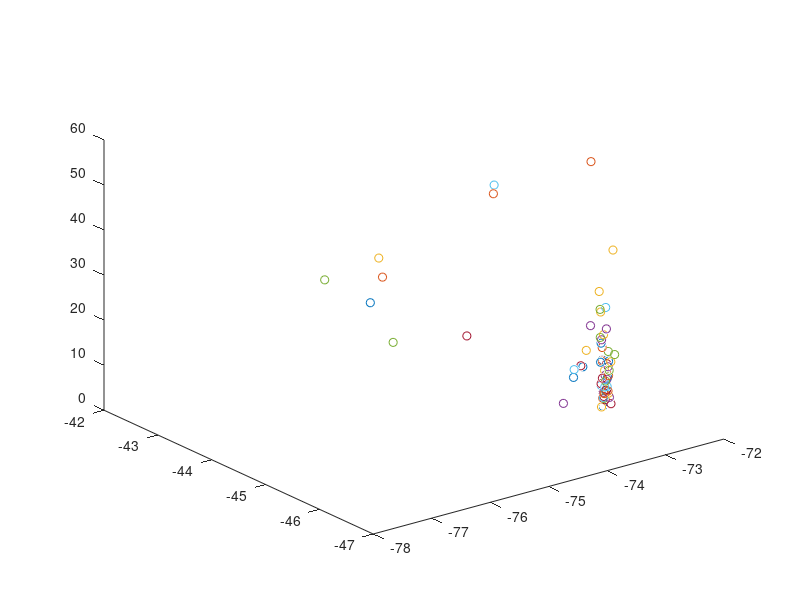

Write MATLAB code to recreate this figure.





plot3(-73.112,-45.916,15.0,"o",-73.078,-45.918,6.9,"o",-73.043,-45.921,7.8,"o",-73.056,-45.912,8.1,"o",-73.043,-46.0,13.4,"o",-73.0,-45.916,9.2,"o",-73.057,-45.916,7.2,"o",-73.021,-45.911,8.4,"o",-73.019,-45.921,8.5,"o",-73.106,-45.926,5.1,"o",-73.02,-45.934,11.0,"o",-73.017,-45.917,8.1,"o",-73.091,-45.969,9.7,"o",-73.097,-45.933,11.5,"o",-73.016,-45.942,11.5,"o",-73.051,-45.987,8.8,"o",-73.0,-45.935,7.8,"o",-73.0,-45.934,13.7,"o",-73.068,-45.958,10.9,"o",-73.085,-45.937,7.2,"o",-73.022,-45.93,8.7,"o",-73.079,-45.918,5.1,"o",-73.091,-45.958,8.2,"o",-73.022,-45.891,12.7,"o",-73.014,-45.892,11.6,"o",-73.069,-45.931,6.9,"o",-73.005,-45.88,8.3,"o",-73.026,-45.907,6.3,"o",-73.0,-45.291,7.8,"o",-73.058,-45.919,8.0,"o",-73.075,-45.876,25.8,"o",-73.072,-45.89,19.7,"o",-73.104,-45.906,15.0,"o",-73.104,-45.906,15.0,"o",-72.983,-45.889,14.1,"o",-73.082,-45.892,19.0,"o",-73.071,-45.899,15.0,"o",-72.992,-45.975,15.0,"o",-73.039,-45.944,22.3,"o",-73.094,-45.886,26.5,"o",-73.062,-45.89,15.0,"o",-73.084,-45.894,10.0,"o",-73.003,-45.945,15.0,"o",-73.048,-45.903,8.0,"o",-73.095,-45.871,30.4,"o",-73.039,-46.0,7.4,"o",-73.095,-45.891,20.3,"o",-73.033,-45.901,6.3,"o",-73.063,-45.891,15.1,"o",-73.063,-45.891,15.1,"o",-73.078,-45.908,18.1,"o",-73.048,-45.901,20.8,"o",-73.064,-45.899,15.0,"o",-72.957,-45.89,16.7,"o",-73.009,-45.898,26.7,"o",-73.062,-45.892,15.0,"o",-73.04,-45.899,8.2,"o",-73.019,-45.962,12.0,"o",-72.978,-46.0,39.9,"o",-73.054,-45.899,8.0,"o",-72.95,-46.0,16.6,"o",-73.089,-45.899,9.7,"o",-73.012,-46.0,5.9,"o",-73.042,-45.876,15.0,"o",-72.969,-45.582,57.2,"o",-74.221,-43.0,26.0,"o",-72.905,-45.0,0.1,"o",-73.331,-42.3,0.3,"o",-73.064,-45.372,10.2,"o",-72.944,-45.366,10.6,"o",-72.925,-45.383,10.4,"o",-73.633,-44.49,46.4,"o",-72.873,-45.39,13.9,"o",-72.797,-45.386,19.1,"o",-77.37,-45.415,45.5,"o",-73.0,-43.816,42.4,"o",-74.084,-44.487,16.4,"o",-77.098,-45.967,42.5,"o",-77.0,-46.087,48.5,"o") 
